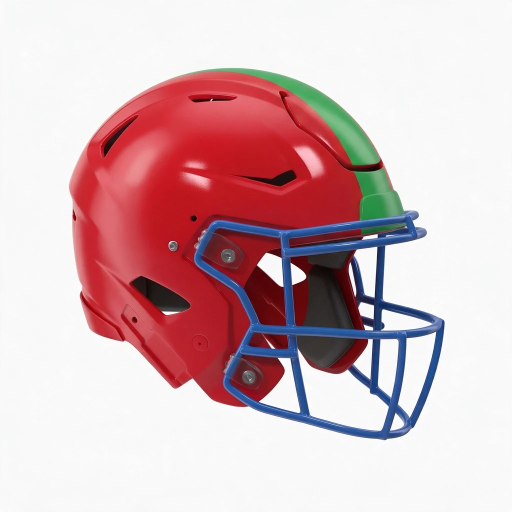
#> input picture master_helmet.png, 1024 x 1024 px (shown at 1/2 size)
$ python -i make_helmets.py   (imports and definitions only)
#> lines starting #> are read from the running program, lines starting #| are printed output that depends on the picture; after the words box and inside, x2 and y2 are one past the last pixel; in counts of white or black regions, pixels touching at a corner belong together
#!/usr/bin/env python3
"""Generate team-coloured football helmets from one ID-coloured master render.

The master image is a side-profile helmet facing right on a plain light
background, painted with ID colours:

    shell = red        top stripe = green        facemask = blue

For every row of the teams CSV (city, shell_hex, stripe_hex, facemask_hex,
plus optional text, text_hex and outline_hex) this writes

    <out>/<City>_right.png    helmet facing right
    <out>/<City>_left.png     helmet facing left (lettering placed after the flip)
    <out>/preview.png         contact sheet with every team

Every PNG has a transparent background and shares one canvas size, position and
scale, so they line up in an app.  Text goes on the shell only when the row's
`text` column has something in it; it is drawn exactly as written.  Only
Pillow and numpy are required.

    python make_helmets.py
    python make_helmets.py --teams teams.csv --out output --size 1024
"""

from __future__ import annotations

import argparse
import csv
import math
import re
import sys
from dataclasses import dataclass, replace
from pathlib import Path

import numpy as np
from PIL import Image, ImageDraw, ImageFont

HERE = Path(__file__).resolve().parent
PARTS = ("shell", "stripe", "facemask")

# Nominal ID hues (degrees). The real hues are measured from the master, these
# are only the starting points for that search.
ID_HUES = (0.0, 120.0, 240.0)

# Where the helmet text goes on the right-facing master, in master pixels. Tuned
# on a 1536 px wide master and scaled automatically for other sizes.
REFERENCE_WIDTH = 1536
TEXT_GLOSS_CUT = 0.6   # how much of the shell's glossy highlight is removed on the text


# [35 lines that did not run here, left out]


# --------------------------------------------------------------------------
# Colour helpers
# --------------------------------------------------------------------------

def parse_hex(value: str) -> tuple[int, int, int]:
    s = value.strip().lstrip("#")
    if len(s) == 3:
        s = "".join(ch * 2 for ch in s)
    if not re.fullmatch(r"[0-9a-fA-F]{6}", s):
        raise ValueError(f"not a hex colour: {value!r}")
    return tuple(int(s[i:i + 2], 16) for i in (0, 2, 4))


def parse_percent(value: str, name: str) -> float:
    """'67', '67%' -> 0.67; blank -> 1.0. Must be 1..100."""
    s = value.strip().rstrip("%").strip()
    if not s:
        return 1.0
    try:
        pct = float(s)
    except ValueError:
        raise ValueError(f"{name} must be a percentage like 67 or 67%, got {value!r}")
    if not 0 < pct <= 100:
        raise ValueError(f"{name} must be between 1 and 100, got {value!r}")
    return pct / 100.0


def to_hex(rgb) -> str:
    return "#{:02X}{:02X}{:02X}".format(*rgb)


def srgb_to_linear(c):
    c = np.asarray(c, dtype=np.float32)
    return np.where(c <= 0.04045, c / 12.92, ((c + 0.055) / 1.055) ** 2.4).astype(np.float32)


def linear_to_srgb(c):
    c = np.clip(c, 0.0, 1.0)
    return np.where(c <= 0.0031308, c * 12.92, 1.055 * np.power(c, 1 / 2.4) - 0.055).astype(np.float32)


def relative_luminance(rgb) -> float:
    lin = srgb_to_linear(np.asarray(rgb, dtype=np.float32) / 255.0)
    return float(lin @ np.array([0.2126, 0.7152, 0.0722], dtype=np.float32))


def contrast_ratio(a, b) -> float:
    la, lb = sorted((relative_luminance(a), relative_luminance(b)), reverse=True)
    return (la + 0.05) / (lb + 0.05)


# [7 lines left out: function pick_text_color, not called in this run]


def smoothstep(e0, e1, x):
    t = np.clip((x - e0) / (e1 - e0), 0.0, 1.0)
    return t * t * (3.0 - 2.0 * t)


def hue_degrees(rgb):
    """HSV hue in degrees for an (..., 3) array in 0..1."""
    r, g, b = rgb[..., 0], rgb[..., 1], rgb[..., 2]
    mx, mn = rgb.max(-1), rgb.min(-1)
    c = np.maximum(mx - mn, 1e-6)
    h = np.where(mx == r, (g - b) / c, np.where(mx == g, 2.0 + (b - r) / c, 4.0 + (r - g) / c))
    return (h * 60.0) % 360.0


def hue_distance(h, center):
    d = np.abs(h - center) % 360.0
    return np.minimum(d, 360.0 - d)


# --------------------------------------------------------------------------
# Small image-processing helpers (no SciPy / OpenCV needed)
# --------------------------------------------------------------------------

def blur(a, sigma):
    """Separable Gaussian blur over the first two axes."""
    out = np.asarray(a, dtype=np.float32)
    if sigma <= 0:
        return out
    r = max(1, math.ceil(3 * sigma))
    k = np.exp(-0.5 * (np.arange(-r, r + 1) / sigma) ** 2)
    k = (k / k.sum()).astype(np.float32)
    for axis in (0, 1):
        pad = [(0, 0)] * out.ndim
        pad[axis] = (r, r)
        p = np.pad(out, pad, mode="edge")
        n = out.shape[axis]
        acc = np.zeros_like(out)
        for i, w in enumerate(k):
            idx = [slice(None)] * out.ndim
            idx[axis] = slice(i, i + n)
            acc += w * p[tuple(idx)]
        out = acc
    return out


def dilate(mask, radius):
    """Binary dilation with a (2r+1)-wide square."""
    out = mask
    for axis in (0, 1):
        pad = [(0, 0), (0, 0)]
        pad[axis] = (radius, radius)
        p = np.pad(out, pad)
        n = out.shape[axis]
        acc = np.zeros_like(out)
        for i in range(2 * radius + 1):
            acc |= p[i:i + n] if axis == 0 else p[:, i:i + n]
        out = acc
    return out


def components_by_run(mask):
    """4-connected components of a bool mask via run-length union-find.

    Returns per-run arrays (row, start, end) and a component id per run.
    """
    H, W = mask.shape
    padded = np.zeros((H, W + 2), np.int8)
    padded[:, 1:-1] = mask
    edges = np.diff(padded, axis=1)
    rows, starts = np.nonzero(edges == 1)
    _, ends = np.nonzero(edges == -1)

    parent = list(range(len(rows)))

    def find(i):
        while parent[i] != i:
            parent[i] = parent[parent[i]]
            i = parent[i]
        return i

    bounds = np.searchsorted(rows, np.arange(H + 1)).tolist()
    s, e = starts.tolist(), ends.tolist()
    for y in range(1, H):
        i, i_end = bounds[y - 1], bounds[y]
        j, j_end = bounds[y], bounds[y + 1]
        while i < i_end and j < j_end:
            if s[i] < e[j] and s[j] < e[i]:
                ri, rj = find(i), find(j)
                if ri != rj:
                    parent[ri] = rj
            if e[i] < e[j]:
                i += 1
            else:
                j += 1
    labels = np.array([find(i) for i in range(len(rows))], dtype=np.int64)
    return rows, starts, ends, labels


def paint_runs(shape, rows, starts, ends):
    H, W = shape
    acc = np.zeros((H, W + 1), np.int32)
    np.add.at(acc, (rows, starts), 1)
    np.add.at(acc, (rows, ends), -1)
    return np.cumsum(acc, axis=1)[:, :W] > 0


# [33 lines left out: functions bilinear, border_background, not called in this run]


def remove_background(rgb, bg_tol=10 / 255, min_hole_area=20, band=2):
    """Matte the subject off a plain or softly graded background.

    Returns (alpha, foreground colours with the background unmixed, bg colour).
    """
    H, W, _ = rgb.shape
    edge = np.concatenate([rgb[:4].reshape(-1, 3), rgb[-4:].reshape(-1, 3),
                           rgb[:, :4].reshape(-1, 3), rgb[:, -4:].reshape(-1, 3)])
    lo, hi = np.percentile(edge, [1, 99], axis=0)
    if (hi - lo).max() > bg_tol:
        bg_color = border_background(rgb)      # gradient backdrop
    else:
        bg_color = np.median(edge, axis=0).astype(np.float32)
    dist = np.abs(rgb - bg_color).max(-1)

    # Background-coloured regions count as background if they touch the image
    # border or are big enough to be a real see-through gap (between facemask
    # bars, through the ear hole). Small specks are highlights on the helmet.
    rows, starts, ends, labels = components_by_run(dist <= bg_tol)
    _, comp = np.unique(labels, return_inverse=True)
    size = np.bincount(comp, weights=ends - starts)
    touches = np.bincount(comp, weights=(rows == 0) | (rows == H - 1) | (starts == 0) | (ends == W)) > 0
    min_area = min_hole_area * (H * W) / REFERENCE_WIDTH ** 2
    keep = (touches | (size >= min_area))[comp]
    bg = paint_runs((H, W), rows[keep], starts[keep], ends[keep])

    # Pixels next to the background are a mix of helmet and background.
    # Estimate the pure helmet colour from nearby solid pixels, then read
    # coverage off the line between background and that colour.
    edge_band = dilate(bg, band) & ~bg
    solid = ~bg & ~edge_band
    fg_est = rgb.copy()
    pending = edge_band.copy()
    for sigma in (band, 4 * band):
        ys, xs = np.nonzero(pending)
        if len(ys) == 0:
            break
        r = math.ceil(3 * sigma) + 1
        win = (slice(max(ys.min() - r, 0), ys.max() + r + 1), slice(max(xs.min() - r, 0), xs.max() + r + 1))
        s = solid[win].astype(np.float32)
        w = blur(s, sigma)
        est = blur(rgb[win] * s[..., None], sigma) / np.maximum(w, 1e-6)[..., None]
        done = pending[win] & (w >= 1e-3)
        fg_est[win][done] = est[done]
        pending[win] &= ~done

    diff = fg_est - bg_color
    proj = ((rgb - bg_color) * diff).sum(-1) / np.maximum((diff * diff).sum(-1), 1e-4)
    alpha = np.where(solid, 1.0, np.where(bg, 0.0, np.clip(proj, 0.0, 1.0))).astype(np.float32)

    # Remove the background's contribution from partially covered pixels so no
    # light fringe survives the recolour.
    unmixed = (rgb - (1 - alpha[..., None]) * bg_color) / np.maximum(alpha, 1e-3)[..., None]
    trust = smoothstep(0.05, 0.5, alpha)[..., None]
    fg = np.clip(trust * unmixed + (1 - trust) * fg_est, 0.0, 1.0)
    fg = np.where(solid[..., None], rgb, fg)
    return alpha, fg.astype(np.float32), bg_color


def smooth_within_parts(values, weights, support, sigma):
    out = np.zeros_like(values)
    for k in range(weights.shape[-1]):
        w = weights[..., k] * support
        out += weights[..., k] * blur(values * w, sigma) / np.maximum(blur(w, sigma), 1e-6)
    # Pixels with no paint support (pads, screws) keep their own value.
    trust = smoothstep(0.0, 0.2, blur(support, sigma))
    return trust * out + (1 - trust) * values


def calibrate_hues(hue, chroma, alpha, id_hues=ID_HUES):
    """Find the actual ID hues in the master (renders drift off pure RGB)."""
    sel = (chroma > 0.25) & (alpha > 0.5)
    hist = np.bincount(np.round(hue[sel]).astype(int) % 360, minlength=360).astype(np.float32)
    hist = np.convolve(np.concatenate([hist[-5:], hist, hist[:5]]), np.ones(11) / 11, "valid")
    centers = []
    for nominal in id_hues:
        window = (np.arange(360) - nominal + 180) % 360 - 180
        cand = np.where(np.abs(window) <= 60, hist, -1)
        peak = int(np.argmax(cand))
        if cand[peak] <= 0:
            centers.append(nominal)
            continue
        near = sel & (hue_distance(hue, peak) <= 15)
        ang = np.deg2rad(hue[near])
        centers.append(float(np.rad2deg(np.arctan2(np.sin(ang).mean(), np.cos(ang).mean())) % 360))
    return centers


def grow_distance(seed, region, limit=2000):
    """Distance in px from `seed` to each pixel of `region`, walking only
    through `region` (alternating 4- and 8-neighbour steps, close to
    Euclidean). Unreached pixels stay inf."""
    dist = np.full(seed.shape, np.inf, np.float32)
    dist[seed] = 0.0
    reached = seed.copy()
    for step in range(1, limit + 1):
        if step % 2:
            grown = reached.copy()
            grown[1:] |= reached[:-1]
            grown[:-1] |= reached[1:]
            grown[:, 1:] |= reached[:, :-1]
            grown[:, :-1] |= reached[:, 1:]
        else:
            grown = dilate(reached, 1)
        new = grown & region & ~reached
        if not new.any():
            break
        dist[new] = step
        reached |= new
    return dist


def stripe_distances(alpha, weights, scale):
    """How far each stripe pixel is from the stripe's shell-side edge and
    from its outer edge (silhouette / facemask), for narrowing the stripe."""
    solid = alpha > 0.5
    stripe = solid & (weights[..., 1] > 0.5)
    shell = solid & (weights[..., 0] > 0.5)
    # Thin shell-coloured slots cut into the stripe are not its edge.
    r = max(1, round(12 * scale))
    body = dilate(~dilate(~shell, r), r) & shell
    region = stripe | (shell & ~body)
    near = grow_distance(body, region)
    far = grow_distance(~region & ~body, region)
    off = ~stripe
    near[off] = np.inf
    far[off] = np.inf
    return near, far


# [36 lines that did not run here, left out]


def analyse_master(path, pad=6, smooth_shading=True, id_hues=ID_HUES, part_names=PARTS):
    """Matte the master and split it into parts by ID hue (one per entry of
    id_hues), with shading and gloss per pixel."""
#> called with path = 'master_helmet.png', pad = 6, smooth_shading = True, id_hues = (0, 120, 240), part_names = ('shell', 'stripe', 'facemask')
    img = Image.open(path)
#> img is the input picture: PIL image 1024x1024 RGB; mean R, G, B 214.1, 184.5, 188.3
    if img.mode in ("RGBA", "LA", "PA") or "transparency" in img.info:
        # Already cut out: composite on white so the same matting path applies.
        rgba = img.convert("RGBA")
        base = Image.new("RGBA", rgba.size, (248, 248, 248, 255))
        img = Image.alpha_composite(base, rgba)
    rgb = np.asarray(img.convert("RGB"), dtype=np.float32) / 255.0
    scale = rgb.shape[1] / REFERENCE_WIDTH

    alpha, fg, _ = remove_background(rgb)
#> in remove_background, `lo, hi = np.percentile(edge, [1, 99], axis=0)`: lo = [0.965, 0.969, 0.965]; hi = [0.98, 0.984, 0.98]
#> in remove_background, `bg_color = np.median(edge, axis=0).astype(np.float32)`: bg_color = [0.976, 0.976, 0.976]
#> in components_by_run, `padded[:, 1:-1] = mask`:
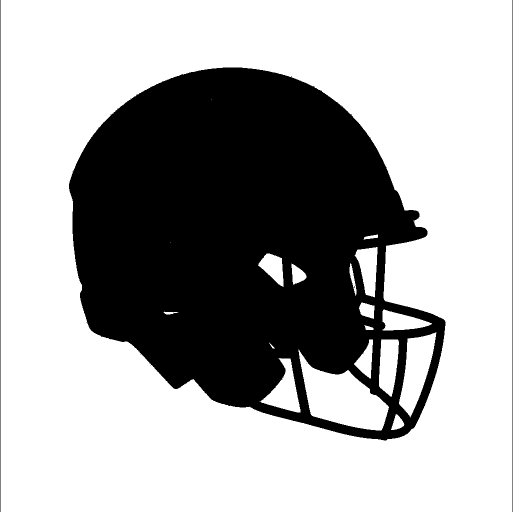
#> padded: shape (1024, 1026) int8 (shown at 1/2 size); values 0 (black) and 1 (white), 65.4% white; 7 black regions (4 under 20 px), largest, box (x1, y1, x2, y2) and area: (138, 135, 891, 881) 361266, (0, 0, 1, 1024) 1024, (1025, 0, 1026, 1024) 1024
#> in components_by_run, `edges = np.diff(padded, axis=1)`:
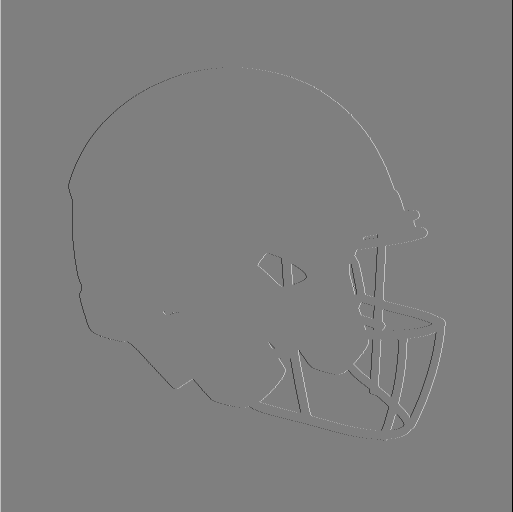
#> edges: shape (1024, 1025) int8 (shown at 1/2 size); min -1, max 1, mean 0; drawn with min black and max white
#> in components_by_run, `rows, starts = np.nonzero(edges == 1)`: rows = 2898 values from 0 to 1023; starts = 2898 values, max 890 at index 1526, min 0 at index 0, mean 466.4
#> in components_by_run, `_, ends = np.nonzero(edges == -1)`: ends = 2898 values, max 1024 at index 0, min 137 at index 614, mean 703.6
#> in components_by_run, `parent = list(range(len(rows)))`: parent = 2898 values from 0 to 2897
#> in components_by_run, `bounds = np.searchsorted(rows, np.arange(H + 1)).tolist()`: bounds = 1025 values from 0 to 2898
#> in components_by_run, `s, e = starts.tolist(), ends.tolist()`: s has the same summary as starts; e has the same summary as ends
#> after the loop in components_by_run, `for y in range(1, H):`: parent = 2898 values, max 2897 at index 2896, min 1 at index 0, mean 1451.7
#> in components_by_run, `labels = np.array([find(i) for i in range(len(rows))], dtype=np.int64)`: labels = 2898 values, max 2897 at index 0, min 274 at index 274, mean 2603.2
#> in remove_background, `rows, starts, ends, labels = components_by_run(dist <= bg_tol)`: rows = 2898 values from 0 to 1023
#> in remove_background, `_, comp = np.unique(labels, return_inverse=True)`: comp = 2898 values, max 23 at index 0, min 0 at index 274, mean 19.93
#> in remove_background, `size = np.bincount(comp, weights=ends - starts)`: size = 24 values, max 646628 at index 23, min 1 at index 0, mean 28637.6
#> in paint_runs, `np.add.at(acc, (rows, ends), -1)`:
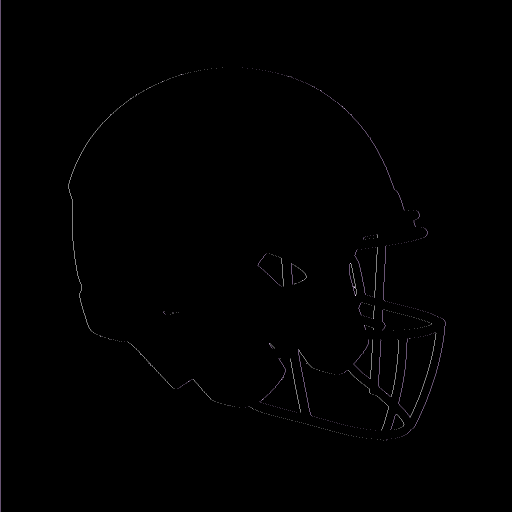
#> acc: shape (1024, 1025) int32 (shown at 1/2 size); 3 distinct labels, from -1 to 1; one colour per label, 0 black, -1 white
#> in remove_background, `unmixed = (rgb - (1 - alpha[..., None]) * bg_color) / np.maximum(alpha..`:
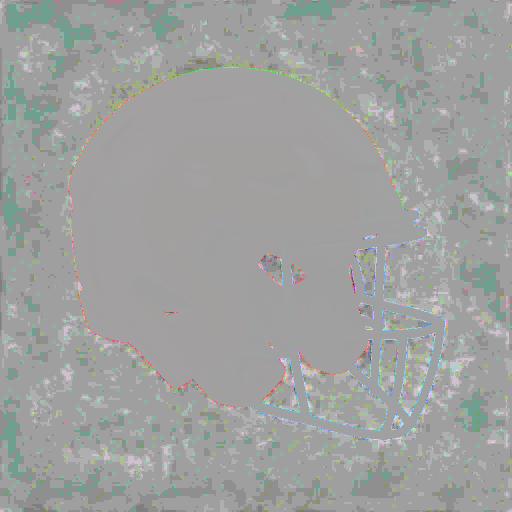
#> unmixed: shape (1024, 1024, 3) float32 (shown at 1/2 size); mean R, G, B -0.2, 0.3, 0; drawn with min black and max white

    ys, xs = np.nonzero(alpha > 0.02)
    if len(xs) == 0:
        raise SystemExit(f"{path}: could not find a helmet on the background")
    x0, x1 = max(xs.min() - pad, 0), min(xs.max() + 1 + pad, rgb.shape[1])
#> x0 = 131; x1 = 896
    y0, y1 = max(ys.min() - pad, 0), min(ys.max() + 1 + pad, rgb.shape[0])
#> y0 = 129; y1 = 887
    alpha, fg = alpha[y0:y1, x0:x1], fg[y0:y1, x0:x1]
#> alpha: shape (758, 765) float32
#> fg: shape (758, 765, 3) float32

    # --- which part is each pixel? (hue, softened spatially) -----------------
    hue = hue_degrees(fg)
#> in hue_degrees, `c = np.maximum(mx - mn, 1e-6)`:
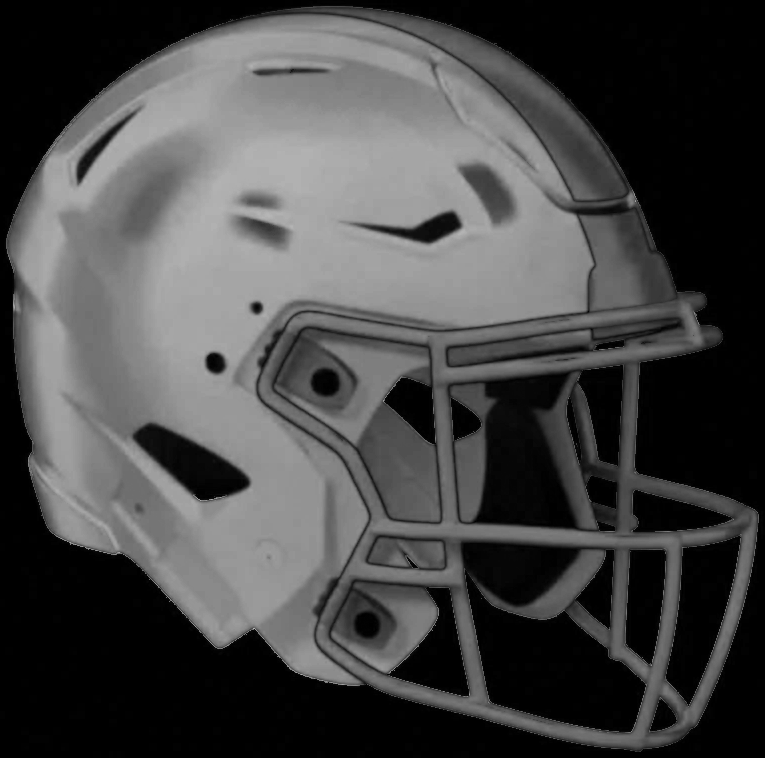
#> c: shape (758, 765) float32; min 1e-06, max 0.714, mean 0.279
#> in hue_degrees, `h = np.where(mx == r, (g - b) / c, np.where(mx == g, 2.0 + (b - r) / c..`:
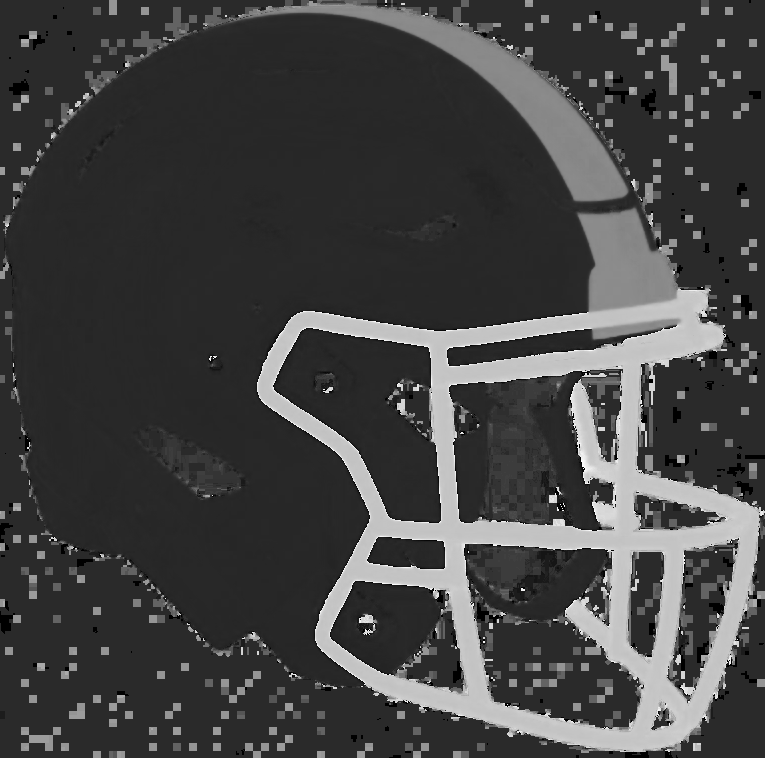
#> h: shape (758, 765) float32; min -1, max 4.98, mean 0.579; drawn with min black and max white
#> in hue_degrees, `return (h * 60.0) % 360.0`:
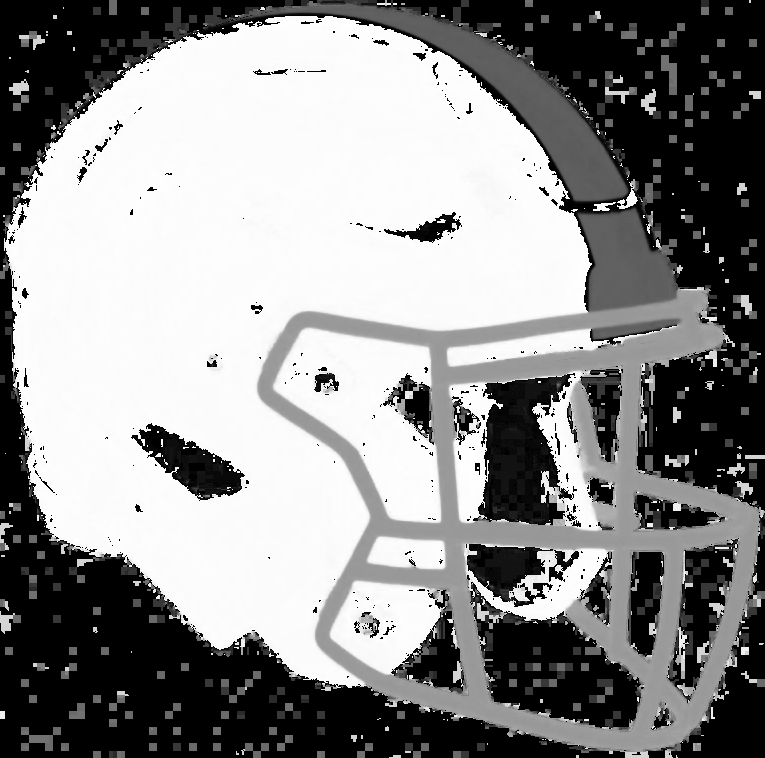
#> returned value: shape (758, 765) float32; min 0, max 360, mean 199.3; drawn with min black and max white
    mx, mn = fg.max(-1), fg.min(-1)
    chroma = mx - mn
    sat = chroma / np.maximum(mx, 1e-4)
#> (the rest of the program and of its run is left out)
